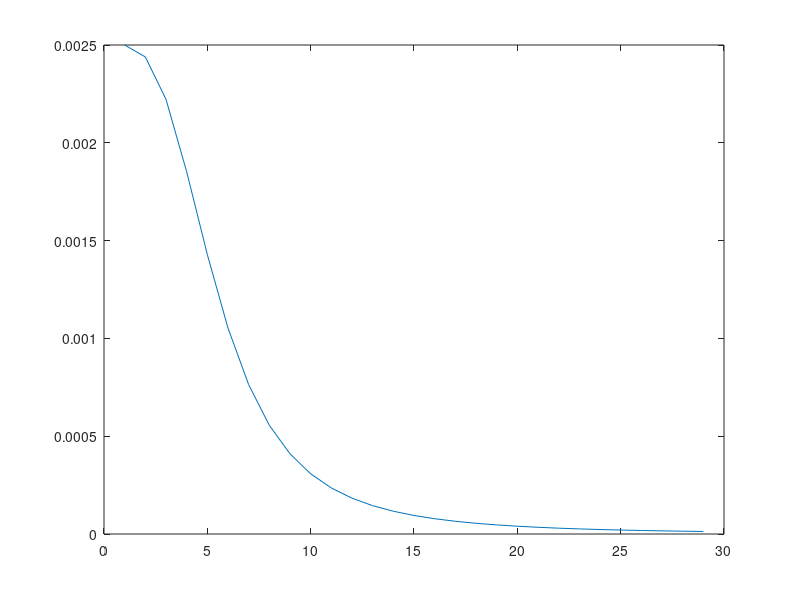
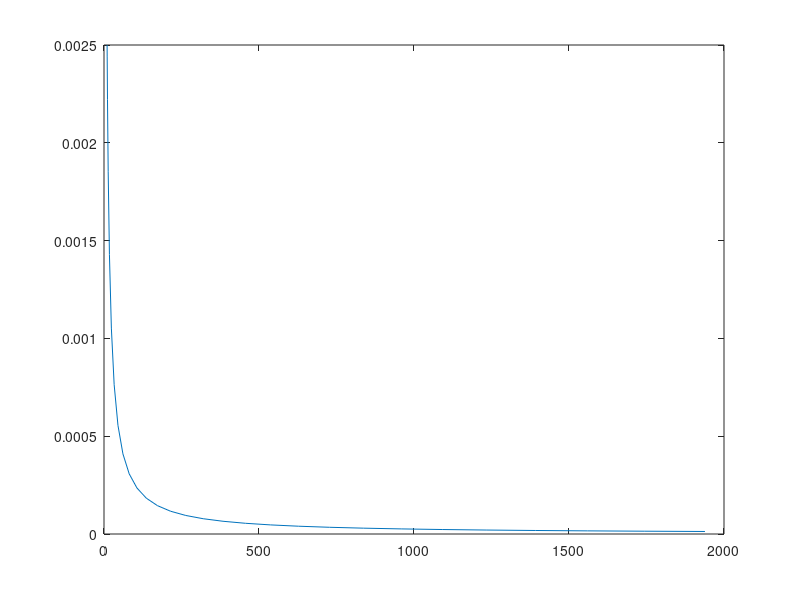

Recreate these plots in MATLAB, in order.
t=30;
c=1;
arr_time=[];
arr_distances=[];
arr_sizes=[];
cur_s=10;
f=0.01;
X=2.5;
car_size=0;
while(c<t)
  arr_time(end+1) = c;
  arr_distances(end+1) = cur_s;
  car_size=f*(X/cur_s);
  arr_sizes(end+1)=car_size;
  new_s=(1/2)*(0.5)*c^2;
  cur_s+=new_s;
  c++;
endwhile

arr_distances;
arr_sizes;
figure;
plot(arr_time,arr_sizes);

figure;
plot(arr_distances,arr_sizes);

# TODO, nared 10x na sekundo sample rate, sicer se nebo nic spremenil